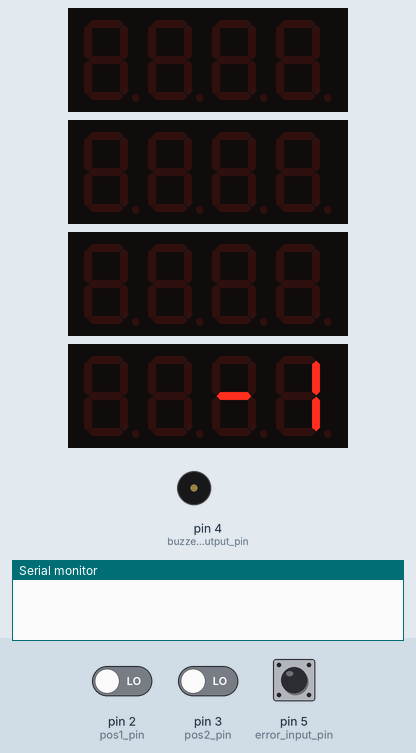
This sketch was run on a simulated Arduino Uno, built with avr-gcc and run on an emulated ATmega328P. Parts: 4 × 4-digit seven-segment display, buzzer (waves = sounding), the last lines printed to the serial monitor. Inputs (shaded band) come from the test bench; at power-on: pin 2 (pos1_pin) LOW, pin 5 (error_input_pin) HIGH, pin 3 (pos2_pin) LOW. EEPROM starts erased.

Above: at 7.6 s.
7.7 s: pin 2 (pos1_pin) driven HIGH
At 7.85 s:
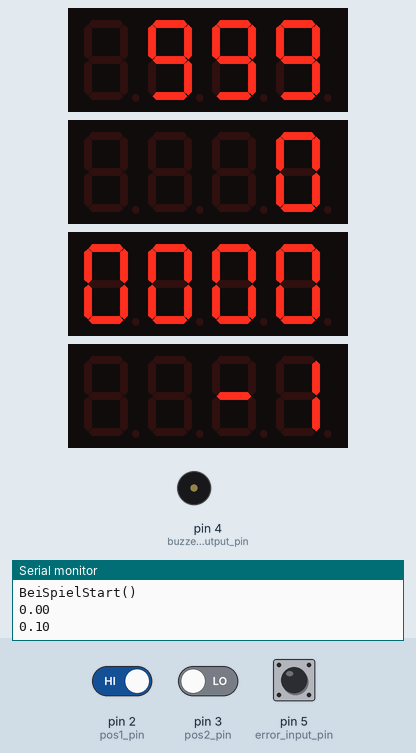
9.2 s: pin 5 (error_input_pin) pulled LOW for 0.15 s
At 9.29 s:
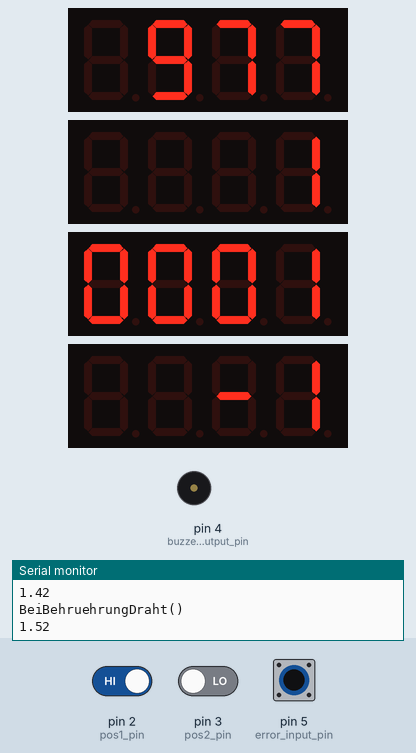
10.8 s: pin 5 (error_input_pin) pulled LOW for 1 s
At 12.25 s:
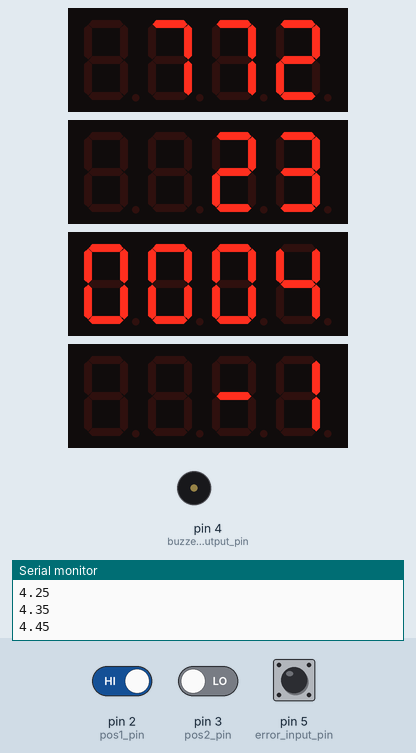
13.3 s: pin 3 (pos2_pin) driven HIGH
14.8 s: pin 3 (pos2_pin) driven LOW
At 15.7 s:
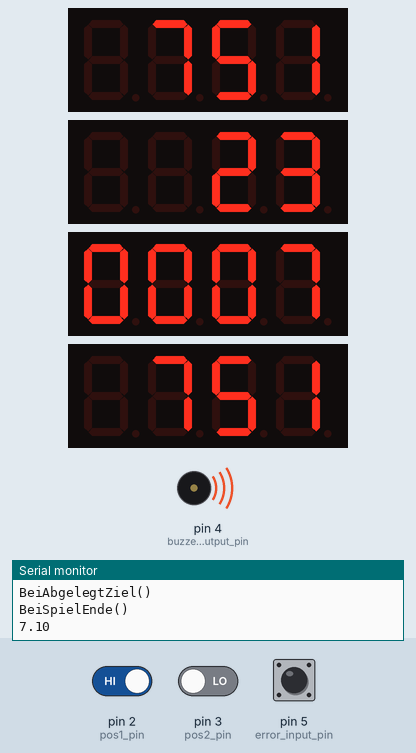
17.8 s: pin 2 (pos1_pin) driven LOW
Timing chart, 0 to 20.4 s (numbered marks = the images above; inputs shaded):
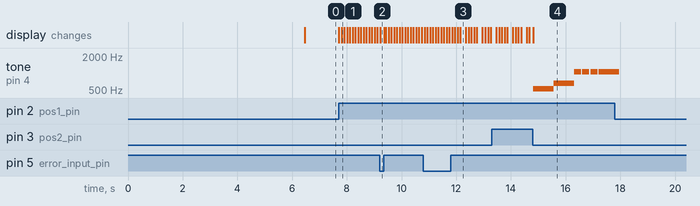

Measured:
- after the input at 7.7 s, the display: first changes at once (image 1 shows a later state)
- after the input at 14.8 s, tone on pin 4 (buzzer_output_pin): plays 522 Hz for 0.75 s, 658 Hz for 0.75 s, 1046 Hz for 0.25 s, 1046 Hz for 0.25 s, 1046 Hz for 0.25 s, 1046 Hz for 0.58 s, starting at once; the display: changes at once (image 4)

The sketch:

ThermoHotWire.ino
```cpp
#include <EEPROM.h>
#include <Wire.h>                  // I2C -> 7-Segment-Anzeigen
#include <Adafruit_GFX.h>          // 7-Segment-Anzeigen
#include "Adafruit_LEDBackpack.h"  // 7-Segment-Anzeigen

// Severin Schmid
// 19.11.2022 - Basis
// 23.01.2023 - Tests
// 27.01.2023 - Hinzufügen von Input Pullup
// 09.03.2023 - Highscore
// 19.03.2023 - Highscore Reset über Counter-Trigger

int MaxZeit = 120;
int MaxFehler = 100;
int MaxPunkte = 1000;
int Highscore = 0;

Adafruit_7segment zeit_segment = Adafruit_7segment();
Adafruit_7segment fehler_segment = Adafruit_7segment();
Adafruit_7segment punkte_segment = Adafruit_7segment();
Adafruit_7segment highscore_segment = Adafruit_7segment();

byte pos1_pin = 2;  // START HALL-SENSOR-PIN
byte pos2_pin = 3;  // ZIEL HALL-SENSOR-PIN
byte error_input_pin = 5; // KURZSCHLUSS FEHLER COUNTER
byte buzzer_output_pin = 4;

byte pos1_last_status = 0;  // START ( 0 = abgelegt | 1 = angehoben )
byte pos2_last_status = 0;  // ENDE ( 0 = abgelegt | 1 = angehoben )

bool error_input_toggle_state = false;
bool error_input_validation_pending = false; // Wird aktuell ein EIV-Check durchgeführt?
int error_input_validation_signal = 0; // Logik-Signal des aktuellen EIV-Check
unsigned long error_input_validation_end_time = 0L; // End-Zeit des aktullen EIV-Check
int error_input_validation_delay = 10; // Dauer für für EIV (Validierung)

unsigned long timer_end = 0L; // Timer-Ende (Zeitstempel)
int timer_duration = 5000; // 10 sec
bool timer_active = false;
int timer_counter = 0; // Counter
int timer_counter_trigger = 5; // Counter for trigger

byte startupAnimationDelay = 45;

// SPIEL INFORMATIONEN

byte SpielStatus = 0; // ( 0 = nicht gestartet | 1 = läuft )
int FehlerCounter = 0;

bool FehlerTimerAktiv = false;
unsigned long FehlerTimerTriggerZeitstempel = 0L;
int FehlerTimerInterval = 50;
int FehlerTimerStrafe = 1;

unsigned long SpielStartZeitstempel = 0L;
unsigned long SpielEndeZeitstempel = 0L;

unsigned long LastAnzeigenUpdateZeitstempel = 0L;
int AnzeigenUpdateInterval = 100; // ms

void setup() {
  pinMode(pos1_pin, INPUT);  // START
  pinMode(pos2_pin, INPUT);  // ENDE
  pinMode(error_input_pin, INPUT_PULLUP);
  pinMode(buzzer_output_pin, OUTPUT);
  Serial.begin(115200);

  // 7-Segment-Anzeigen
  punkte_segment.begin(0x70);
  fehler_segment.begin(0x71);
  zeit_segment.begin(0x72);
  highscore_segment.begin(0x73);

  // Aktueller Zustand der Hallsensoren abfragen
  byte pos1_current_status = digitalRead(2);
  byte pos2_current_status = digitalRead(3);

  // Um Fehlfunktion der Events beim Start zu verhindern.
  // Letzte Position auf Aktuelle Position setzten
  pos1_last_status = pos1_current_status;
  pos2_last_status = pos2_current_status;

  playStartAnimation();
  HighscoreLaden();
  highscore_segment.println(Highscore);
  highscore_segment.writeDisplay();

}

void loop() {
  if (digitalRead(pos1_pin) == HIGH && pos1_last_status == 0) {
    // Vom Start angehoben
    BeiAngehobenStart();
    pos1_last_status = 1;
  }

  if (digitalRead(pos1_pin) == LOW && pos1_last_status == 1) {
    // Am Start abgelegt
    BeiAbgelegtStart();
    pos1_last_status = 0;
  }

  if (digitalRead(pos2_pin) == HIGH && pos2_last_status == 0) {
    // Vom Ziel angehoben
    BeiAngehobenZiel();
    pos2_last_status = 1;
  }

  if (digitalRead(pos2_pin) == LOW && pos2_last_status == 1) {
    // Am Ziel abgelegt
    BeiAbgelegtZiel();
    pos2_last_status = 0;
  }

  // Offene EIV-Check(s) durchführen
  BeiErrorInputValidationCheck();
  if (digitalRead(error_input_pin) == LOW && !error_input_toggle_state) {
    // Signal fallend
    BeiErrorInputChange(LOW); // Error Input
    error_input_toggle_state = true; // Für Toggling
  }
  if (digitalRead(error_input_pin) == HIGH && error_input_toggle_state) {
    // Signal steigend
    BeiErrorInputChange(HIGH); // Error Input
    error_input_toggle_state = false; // Für Toggling
  }

  // Wenn Timer End-Zeit kleiner als aktuelle Zeit ist
  if (timer_active && timer_end <= millis()) {
    // Timer Reset
    timer_active = false;
    timer_counter = 0;
    timer_end = 0L;
    Serial.println("Timer Reset");
  }

  BeiAnzeigenAktualisierenCheck();
  BeiFehlerTimerCheck();

}

// EVENTS

void BeiAngehobenStart() {
  Serial.println("BeiAngehobenStart()");
  SpielStatus = 1;
  SpielStartZeitstempel = millis();
  BeiSpielStart();
}

void BeiAbgelegtStart() {
  Serial.println("BeiAbgelegtStart()");
  if (timer_active) {
    // Timer bereits aktiv
    // Counter dazuzählen
    timer_counter++;
    Serial.println("timer_counter++");

    // Wenn Counter Trigger-Anzahl erreicht hat
    if (timer_counter == timer_counter_trigger) {
      // Event auslösen
      BeiCounterTrigger();

      // Timer Reset
      timer_active = false;
      timer_counter = 0;
      timer_end = 0L;
    }
  } else {

    // Timer noch nicht aktiv
    // Timer starten und Counter dazuzählen
    timer_active = true;
    Serial.println("Timer gestartet");
    timer_end = millis() + timer_duration;
    timer_counter++;
    Serial.println("timer_counter++");
  }
  if (SpielStatus == 1) {
    SpielStatus = 0;
    SpielEndeZeitstempel = millis();
    BeiSpielAbbruch();
  }
}

void BeiAngehobenZiel() {
  Serial.println("BeiAngehobenZiel()");
}

void BeiAbgelegtZiel() {
  Serial.println("BeiAbgelegtZiel()");
  if (SpielStatus == 1) {
    SpielStatus = 0;
    SpielEndeZeitstempel = millis();
    BeiSpielEnde();
  }
}

void BeiBehruehrungDraht() {
  Serial.println("BeiBehruehrungDraht()");
  if (SpielStatus == 1) {
    FehlerCounter++;
    digitalWrite(buzzer_output_pin, HIGH);

    FehlerTimerAktiv = true;
    FehlerTimerTriggerZeitstempel = millis() + FehlerTimerInterval;

  }
}

void BeiLoslassenDraht() {
  Serial.println("BeiLoslassenDraht()");
  digitalWrite(buzzer_output_pin, LOW);
  FehlerTimerAktiv = false;
}

void BeiSpielStart() {
  Serial.println("BeiSpielStart()");
  FehlerCounter = 0;
  LastAnzeigenUpdateZeitstempel = millis();
}

void BeiSpielEnde() {
  Serial.println("BeiSpielEnde()");
  int Zeit = SpielEndeZeitstempel - SpielStartZeitstempel;
  float ZeitSekunden_Float = (float)(millis() - SpielStartZeitstempel) / 1000.0f;
  int Punkte = CalculatePunkte(FehlerCounter, ZeitSekunden_Float);

  // Highscores
  if (Punkte > Highscore) {
    Highscore = Punkte;
    HighscoreSpeichern();
    BeiAnzeigenAktualisierenInterval();
    playHighscoreSound();
  } else {
    BeiAnzeigenAktualisierenInterval();
    playWinSound();
  }

  digitalWrite(buzzer_output_pin, LOW);
}

void BeiSpielAbbruch() {
  Serial.println("BeiSpielAbbruch()");
}

void BeiFehlerTimerCheck() {
  if (FehlerTimerAktiv) {
    if (SpielStatus == 1) {
      if (FehlerTimerTriggerZeitstempel <= millis()) {
        FehlerTimerTriggerZeitstempel = millis() + FehlerTimerInterval;
        BeiFehlerTimerTrigger();
      }
    } else {
      FehlerTimerAktiv = false;
    }
  }
}

void BeiCounterTrigger() {
  Serial.println("BeiCounterTrigger()");

  if (Highscore != 0) {
    Highscore = 0;
    HighscoreSpeichern();
  }

  digitalWrite(buzzer_output_pin, HIGH);
  delay(50);
  digitalWrite(buzzer_output_pin, LOW);
  delay(50);
  digitalWrite(buzzer_output_pin, HIGH);
  delay(50);
  digitalWrite(buzzer_output_pin, LOW);
  delay(50);
  digitalWrite(buzzer_output_pin, HIGH);
  delay(50);
  digitalWrite(buzzer_output_pin, LOW);
  highscore_segment.println(Highscore);
  highscore_segment.writeDisplay();
}

void BeiFehlerTimerTrigger() {
  // Spieler mit FehlerTimerStrafe strafen!
  FehlerCounter = FehlerCounter + FehlerTimerStrafe;
}

// EIV EVENTS
void BeiErrorInputChange(int state) {
  //Serial.print("BeiErrorInputChange()");
  if (error_input_validation_pending) {
    error_input_validation_pending = false;
    BeiErrorInputValidationCheckAbort(state);
    // Aktueller EIV-Check abbrechen da Statusänderung!
  } else {
    // Starte neuen EIV-Check
    error_input_validation_pending = true;
    error_input_validation_signal = state;
    error_input_validation_end_time = millis() + error_input_validation_delay;
  }
}

void BeiErrorInputValidationCheck() {
  if (error_input_validation_pending) {
    if (error_input_validation_end_time <= millis()) {
      // EIV Zeit erreicht
      error_input_validation_pending = false;
      error_input_validation_end_time = 0L;
      BeiErrorInputValidationCheckSuccess(error_input_validation_signal);
    }
  }
}

void BeiErrorInputValidationCheckAbort(int state) {
  //Serial.println("BeiErrorInputValidationCheckAbort()");
  if (state == LOW) {
    //Serial.println("EIV RESET: Zu LOW gewechselt bevor Validation-Ende!");
  }

  if (state == HIGH) {
    //Serial.println("EIV RESET: Zu HIGH gewechselt bevor Validation-Ende!");
  }
}

void BeiErrorInputValidationCheckSuccess(int state) {
  //Serial.println("BeiErrorInputValidationCheckSuccess()");
  if (state == LOW) {
    //Serial.println("EIV SUCCESS: Signal LOW wurde validiert!");
    BeiBehruehrungDraht();
  }
  if (state == HIGH) {
    //Serial.println("EIV SUCCESS: Signal HIGH wurde validiert!");
    BeiLoslassenDraht();
  }
}

int CalculatePunkte(float Zeit, float Fehler) {
  if (Zeit >= MaxZeit || Fehler >= MaxFehler) {
    return 0;
  } else {
    float ZeitFaktor = 1 - (Zeit / MaxZeit);
    float FehlerFaktor = 1 - (Fehler / MaxFehler);
    float EndFaktor = ZeitFaktor * FehlerFaktor;
    float Punkte = MaxPunkte * EndFaktor;
    int PunkteInteger = (int)(Punkte + .5);
    return PunkteInteger;
  }
}

void BeiAnzeigenAktualisierenCheck() {
  if (SpielStatus == 1) {
    long AktuelleZeit = millis();
    if (AktuelleZeit > LastAnzeigenUpdateZeitstempel) {
      BeiAnzeigenAktualisierenInterval();
      LastAnzeigenUpdateZeitstempel = AktuelleZeit + AnzeigenUpdateInterval;
    }
  }
}

void BeiAnzeigenAktualisierenInterval() {
  //Serial.println("BeiAnzeigenAktualisierenInterval()");
  int ZeitSekunden = (millis() - SpielStartZeitstempel) / 1000;
  float ZeitSekunden_Float = (float)(millis() - SpielStartZeitstempel) / 1000.0f;

  int m;
  int s;
  SekundenZuMinutenSekunden(ZeitSekunden, m, s);
  String lcdText = ZeitFormattiert(m, s);

  if ((s % 2) == 0) {
    // Sekunden gerade
    zeit_segment.drawColon(true);
  } else {
    zeit_segment.drawColon(false);
  }

  zeit_segment.println(lcdText);
  zeit_segment.writeDisplay();

  Serial.println(ZeitSekunden_Float);

  int Punkte = CalculatePunkte(FehlerCounter, ZeitSekunden_Float);
  punkte_segment.print(Punkte);
  punkte_segment.writeDisplay();

  fehler_segment.print(FehlerCounter);
  fehler_segment.writeDisplay();

  highscore_segment.println(Highscore);
  highscore_segment.writeDisplay();
}

void writeDigitsRaw(Adafruit_7segment display, int digit0, int digit1, int digit3, int digit4) {
  display.writeDigitRaw(0, digit0);
  display.writeDigitRaw(1, digit1);
  display.writeDigitRaw(3, digit3);
  display.writeDigitRaw(4, digit4);
  display.writeDisplay();
}

void HighscoreSpeichern() {
  EEPROM.put(0, Highscore);
}

void HighscoreLaden() {
  EEPROM.get(0, Highscore);
}

void HighscoreLoeschen() {
  EEPROM.put(0, 0);
  EEPROM.put(1, 0);
}

void playStartAnimation() {
  writeDigitsRaw(punkte_segment, 32, 0, 0, 0);
  delay(startupAnimationDelay);
  writeDigitsRaw(punkte_segment, 48, 0, 0, 0);
  delay(startupAnimationDelay);
  writeDigitsRaw(punkte_segment, 56, 0, 0, 0);
  delay(startupAnimationDelay);
  writeDigitsRaw(punkte_segment, 60, 0, 0, 0);
  delay(startupAnimationDelay);
  writeDigitsRaw(punkte_segment, 62, 0, 0, 0);
  delay(startupAnimationDelay);
  writeDigitsRaw(punkte_segment, 63, 0, 0, 0);
  delay(startupAnimationDelay);

  writeDigitsRaw(punkte_segment, 63, 32, 0, 0);
  delay(startupAnimationDelay);
  writeDigitsRaw(punkte_segment, 63, 48, 0, 0);
  delay(startupAnimationDelay);
  writeDigitsRaw(punkte_segment, 63, 56, 0, 0);
  delay(startupAnimationDelay);
  writeDigitsRaw(punkte_segment, 63, 60, 0, 0);
  delay(startupAnimationDelay);
  writeDigitsRaw(punkte_segment, 63, 62, 0, 0);
  delay(startupAnimationDelay);
  writeDigitsRaw(punkte_segment, 63, 63, 0, 0);
  delay(startupAnimationDelay);

  writeDigitsRaw(punkte_segment, 63, 63, 32, 0);
  delay(startupAnimationDelay);
  writeDigitsRaw(punkte_segment, 63, 63, 48, 0);
  delay(startupAnimationDelay);
  writeDigitsRaw(punkte_segment, 63, 63, 56, 0);
  delay(startupAnimationDelay);
  writeDigitsRaw(punkte_segment, 63, 63, 60, 0);
  delay(startupAnimationDelay);
  writeDigitsRaw(punkte_segment, 63, 63, 62, 0);
  delay(startupAnimationDelay);
  writeDigitsRaw(punkte_segment, 63, 63, 63, 0);
  delay(startupAnimationDelay);

  writeDigitsRaw(punkte_segment, 63, 63, 63, 32);
  delay(startupAnimationDelay);
  writeDigitsRaw(punkte_segment, 63, 63, 63, 48);
  delay(startupAnimationDelay);
  writeDigitsRaw(punkte_segment, 63, 63, 63, 56);
  delay(startupAnimationDelay);
  writeDigitsRaw(punkte_segment, 63, 63, 63, 60);
  delay(startupAnimationDelay);
  writeDigitsRaw(punkte_segment, 63, 63, 63, 62);
  delay(startupAnimationDelay);
  writeDigitsRaw(punkte_segment, 63, 63, 63, 63);
  delay(startupAnimationDelay);

  // -----------------------------------

  writeDigitsRaw(highscore_segment, 32, 0, 0, 0);
  delay(startupAnimationDelay);
  writeDigitsRaw(highscore_segment, 48, 0, 0, 0);
  delay(startupAnimationDelay);
  writeDigitsRaw(highscore_segment, 56, 0, 0, 0);
  delay(startupAnimationDelay);
  writeDigitsRaw(highscore_segment, 60, 0, 0, 0);
  delay(startupAnimationDelay);
  writeDigitsRaw(highscore_segment, 62, 0, 0, 0);
  delay(startupAnimationDelay);
  writeDigitsRaw(highscore_segment, 63, 0, 0, 0);
  delay(startupAnimationDelay);

  writeDigitsRaw(highscore_segment, 63, 32, 0, 0);
  delay(startupAnimationDelay);
  writeDigitsRaw(highscore_segment, 63, 48, 0, 0);
  delay(startupAnimationDelay);
  writeDigitsRaw(highscore_segment, 63, 56, 0, 0);
  delay(startupAnimationDelay);
  writeDigitsRaw(highscore_segment, 63, 60, 0, 0);
  delay(startupAnimationDelay);
  writeDigitsRaw(highscore_segment, 63, 62, 0, 0);
  delay(startupAnimationDelay);
  writeDigitsRaw(highscore_segment, 63, 63, 0, 0);
  delay(startupAnimationDelay);

  writeDigitsRaw(highscore_segment, 63, 63, 32, 0);
  delay(startupAnimationDelay);
  writeDigitsRaw(highscore_segment, 63, 63, 48, 0);
  delay(startupAnimationDelay);
  writeDigitsRaw(highscore_segment, 63, 63, 56, 0);
  delay(startupAnimationDelay);
  writeDigitsRaw(highscore_segment, 63, 63, 60, 0);
  delay(startupAnimationDelay);
  writeDigitsRaw(highscore_segment, 63, 63, 62, 0);
  delay(startupAnimationDelay);
  writeDigitsRaw(highscore_segment, 63, 63, 63, 0);
  delay(startupAnimationDelay);

  writeDigitsRaw(highscore_segment, 63, 63, 63, 32);
  delay(startupAnimationDelay);
  writeDigitsRaw(highscore_segment, 63, 63, 63, 48);
  delay(startupAnimationDelay);
  writeDigitsRaw(highscore_segment, 63, 63, 63, 56);
  delay(startupAnimationDelay);
  writeDigitsRaw(highscore_segment, 63, 63, 63, 60);
  delay(startupAnimationDelay);
  writeDigitsRaw(highscore_segment, 63, 63, 63, 62);
  delay(startupAnimationDelay);
  writeDigitsRaw(highscore_segment, 63, 63, 63, 63);
  delay(startupAnimationDelay);

  // -----------------------------------

  writeDigitsRaw(zeit_segment, 32, 0, 0, 0);
  delay(startupAnimationDelay);
  writeDigitsRaw(zeit_segment, 48, 0, 0, 0);
  delay(startupAnimationDelay);
  writeDigitsRaw(zeit_segment, 56, 0, 0, 0);
  delay(startupAnimationDelay);
  writeDigitsRaw(zeit_segment, 60, 0, 0, 0);
  delay(startupAnimationDelay);
  writeDigitsRaw(zeit_segment, 62, 0, 0, 0);
  delay(startupAnimationDelay);
  writeDigitsRaw(zeit_segment, 63, 0, 0, 0);
  delay(startupAnimationDelay);

  writeDigitsRaw(zeit_segment, 63, 32, 0, 0);
  delay(startupAnimationDelay);
  writeDigitsRaw(zeit_segment, 63, 48, 0, 0);
  delay(startupAnimationDelay);
  writeDigitsRaw(zeit_segment, 63, 56, 0, 0);
  delay(startupAnimationDelay);
  writeDigitsRaw(zeit_segment, 63, 60, 0, 0);
  delay(startupAnimationDelay);
  writeDigitsRaw(zeit_segment, 63, 62, 0, 0);
  delay(startupAnimationDelay);
  writeDigitsRaw(zeit_segment, 63, 63, 0, 0);
  delay(startupAnimationDelay);

  writeDigitsRaw(zeit_segment, 63, 63, 32, 0);
  delay(startupAnimationDelay);
  writeDigitsRaw(zeit_segment, 63, 63, 48, 0);
  delay(startupAnimationDelay);
  writeDigitsRaw(zeit_segment, 63, 63, 56, 0);
  delay(startupAnimationDelay);
  writeDigitsRaw(zeit_segment, 63, 63, 60, 0);
  delay(startupAnimationDelay);
  writeDigitsRaw(zeit_segment, 63, 63, 62, 0);
  delay(startupAnimationDelay);
  writeDigitsRaw(zeit_segment, 63, 63, 63, 0);
  delay(startupAnimationDelay);

  writeDigitsRaw(zeit_segment, 63, 63, 63, 32);
  delay(startupAnimationDelay);
  writeDigitsRaw(zeit_segment, 63, 63, 63, 48);
  delay(startupAnimationDelay);
  writeDigitsRaw(zeit_segment, 63, 63, 63, 56);
  delay(startupAnimationDelay);
  writeDigitsRaw(zeit_segment, 63, 63, 63, 60);
  delay(startupAnimationDelay);
  writeDigitsRaw(zeit_segment, 63, 63, 63, 62);
  delay(startupAnimationDelay);
  writeDigitsRaw(zeit_segment, 63, 63, 63, 63);
  delay(startupAnimationDelay);

  // -----------------------------------

  writeDigitsRaw(fehler_segment, 32, 0, 0, 0);
  delay(startupAnimationDelay);
  writeDigitsRaw(fehler_segment, 48, 0, 0, 0);
  delay(startupAnimationDelay);
  writeDigitsRaw(fehler_segment, 56, 0, 0, 0);
  delay(startupAnimationDelay);
  writeDigitsRaw(fehler_segment, 60, 0, 0, 0);
  delay(startupAnimationDelay);
  writeDigitsRaw(fehler_segment, 62, 0, 0, 0);
  delay(startupAnimationDelay);
  writeDigitsRaw(fehler_segment, 63, 0, 0, 0);
  delay(startupAnimationDelay);

  writeDigitsRaw(fehler_segment, 63, 32, 0, 0);
  delay(startupAnimationDelay);
  writeDigitsRaw(fehler_segment, 63, 48, 0, 0);
  delay(startupAnimationDelay);
  writeDigitsRaw(fehler_segment, 63, 56, 0, 0);
  delay(startupAnimationDelay);
  writeDigitsRaw(fehler_segment, 63, 60, 0, 0);
  delay(startupAnimationDelay);
  writeDigitsRaw(fehler_segment, 63, 62, 0, 0);
  delay(startupAnimationDelay);
  writeDigitsRaw(fehler_segment, 63, 63, 0, 0);
  delay(startupAnimationDelay);

  writeDigitsRaw(fehler_segment, 63, 63, 32, 0);
  delay(startupAnimationDelay);
  writeDigitsRaw(fehler_segment, 63, 63, 48, 0);
  delay(startupAnimationDelay);
  writeDigitsRaw(fehler_segment, 63, 63, 56, 0);
  delay(startupAnimationDelay);
  writeDigitsRaw(fehler_segment, 63, 63, 60, 0);
  delay(startupAnimationDelay);
  writeDigitsRaw(fehler_segment, 63, 63, 62, 0);
  delay(startupAnimationDelay);
  writeDigitsRaw(fehler_segment, 63, 63, 63, 0);
  delay(startupAnimationDelay);

  writeDigitsRaw(fehler_segment, 63, 63, 63, 32);
  delay(startupAnimationDelay);
  writeDigitsRaw(fehler_segment, 63, 63, 63, 48);
  delay(startupAnimationDelay);
  writeDigitsRaw(fehler_segment, 63, 63, 63, 56);
  delay(startupAnimationDelay);
  writeDigitsRaw(fehler_segment, 63, 63, 63, 60);
  delay(startupAnimationDelay);
  writeDigitsRaw(fehler_segment, 63, 63, 63, 62);
  delay(startupAnimationDelay);
  writeDigitsRaw(fehler_segment, 63, 63, 63, 63);

  delay(2000);

  // -----------------------------------

  writeDigitsRaw(punkte_segment, 0, 0, 0, 0);
  writeDigitsRaw(highscore_segment, 0, 0, 0, 0);
  writeDigitsRaw(zeit_segment, 0, 0, 0, 0);
  writeDigitsRaw(fehler_segment, 0, 0, 0, 0);
}

void playWinSound() {
  // TODO
  pinMode(buzzer_output_pin, OUTPUT);
  // put your setup code here, to run once:
  tone(buzzer_output_pin, 261);
  delay(750);
  tone(buzzer_output_pin, 329, 1500);
  delay(750);
  tone(buzzer_output_pin, 523, 1500);
  delay(1000);
  noTone(buzzer_output_pin);
}

void playHighscoreSound() {
  // TODO
  pinMode(buzzer_output_pin, OUTPUT);
  tone(buzzer_output_pin, 261 * 2);
  delay(750);
  tone(buzzer_output_pin, 329 * 2);
  delay(750);

  tone(buzzer_output_pin, 523 * 2);
  delay(250);
  noTone(buzzer_output_pin);
  delay(50);

  tone(buzzer_output_pin, 523 * 2);
  delay(250);
  noTone(buzzer_output_pin);
  delay(50);

  tone(buzzer_output_pin, 523 * 2);
  delay(250);
  noTone(buzzer_output_pin);
  delay(50);

  tone(buzzer_output_pin, 523 * 2);
  delay(750);

  noTone(buzzer_output_pin);
}

String ZeitFormattiert(int m, int s) {
  String myString;

  if (m <= 9) {
    myString.concat("0");
    myString.concat(m);
  }
  if (m > 9 && m <= 99) {
    myString.concat(m);
  }

  if (s <= 9) {
    myString.concat("0");
    myString.concat(s);
  }
  if (s > 9 && s <= 99) {
    myString.concat(s);
  }

  return myString;
}

void SekundenZuMinutenSekunden( const uint32_t seconds, int &m, int &s )
{
  uint32_t t = seconds;
  s = t % 60;
  t = (t - s) / 60;
  m = t % 60;
  t = (t - m) / 60;
}
```
